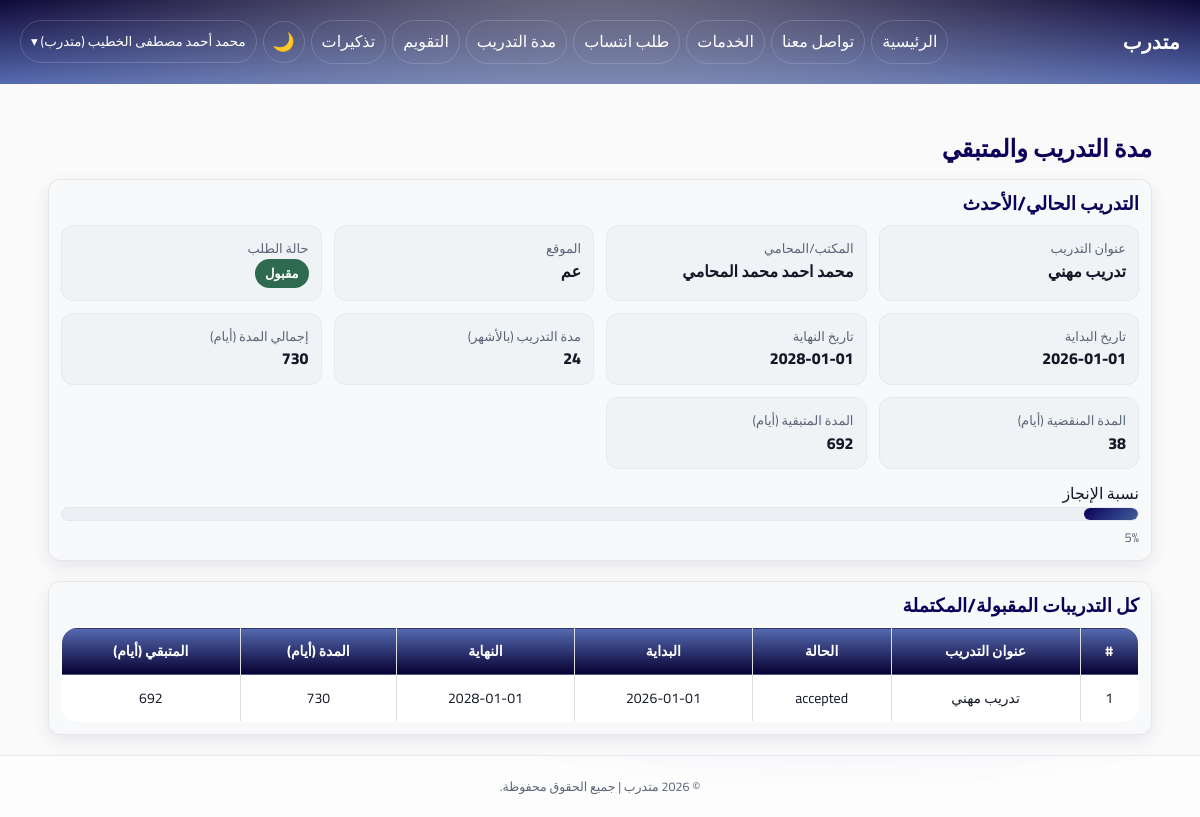
/trainee/training_progress.php (signed in), run on an earlier commit of the app's database.
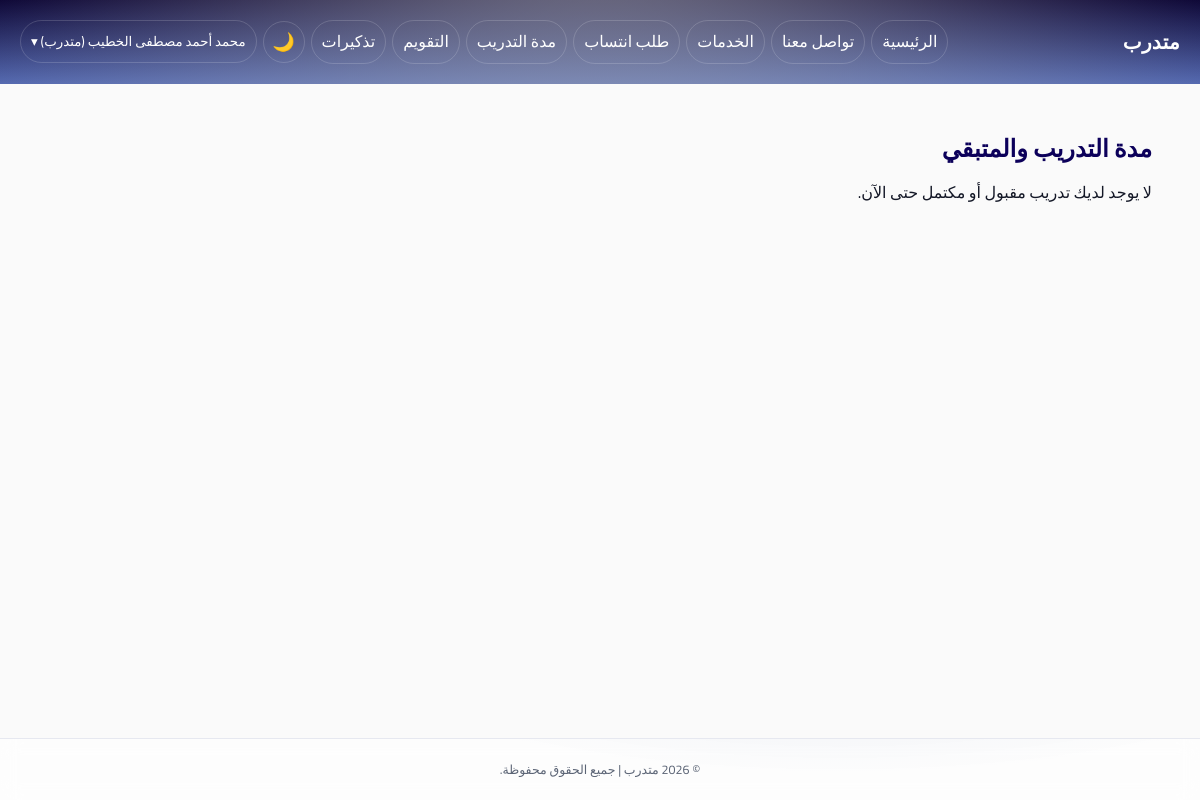
And on a later commit of the database.
### tables this page shows
CREATE TABLE `training_applications` (
  `application_id` int(11) NOT NULL,
  `trainee_id` int(11) NOT NULL,
  `training_id` int(11) NOT NULL,
  `status` enum('pending','accepted','rejected','completed') NOT NULL DEFAULT 'pending',
  `trainee_seen` tinyint(1) NOT NULL DEFAULT 0,
  `applied_at` datetime NOT NULL DEFAULT current_timestamp(),
  `reviewed_at` datetime DEFAULT NULL,
  `notes` text DEFAULT NULL,
  `syndicate_notified` tinyint(1) NOT NULL DEFAULT 0
);

CREATE TABLE `trainings` (
  `training_id` int(11) NOT NULL,
  `lawyer_id` int(11) NOT NULL,
  `title` varchar(200) NOT NULL,
  `description` text DEFAULT NULL,
  `duration_months` int(11) DEFAULT NULL,
  `location` varchar(255) DEFAULT NULL,
  `start_date` date DEFAULT NULL,
  `end_date` date DEFAULT NULL,
  `status` enum('open','closed') NOT NULL DEFAULT 'open',
  `seats` int(11) NOT NULL DEFAULT 1,
  `created_at` datetime NOT NULL DEFAULT current_timestamp(),
  `updated_at` datetime NOT NULL DEFAULT current_timestamp() ON UPDATE current_timestamp()
);

CREATE TABLE `lawyers` (
  `lawyer_id` int(11) NOT NULL,
  `user_id` int(11) NOT NULL,
  `syndicate_id` int(11) DEFAULT NULL,
  `office_address` varchar(255) DEFAULT NULL,
  `password` varchar(255) NOT NULL,
  `verified` tinyint(1) NOT NULL DEFAULT 0,
  `created_at` datetime NOT NULL DEFAULT current_timestamp(),
  `updated_at` datetime NOT NULL DEFAULT current_timestamp() ON UPDATE current_timestamp(),
  `full_name` varchar(200) DEFAULT NULL,
  `first_name` varchar(100) DEFAULT NULL,
  `father_name` varchar(100) DEFAULT NULL,
  `grandfather_name` varchar(100) DEFAULT NULL,
  `family_name` varchar(100) DEFAULT NULL,
  `national_id` varchar(30) DEFAULT NULL,
  `phone` varchar(30) DEFAULT NULL,
  `email` varchar(150) DEFAULT NULL,
  `home_address` varchar(255) DEFAULT NULL,
  `identity_front` varchar(255) DEFAULT NULL,
  `identity_back` varchar(255) DEFAULT NULL,
  `no_conviction_doc` varchar(255) DEFAULT NULL,
  `good_conduct_doc` varchar(255) DEFAULT NULL,
  `social_security` enum('نعم','لا') DEFAULT 'لا',
  `highschool_certificate` varchar(10) DEFAULT 'لا',
  `university_degree` varchar(10) DEFAULT 'لا',
  `social_security_number` varchar(100) DEFAULT NULL
);

### includes/theme_init.php (called while the page is built, shortened)
<?php
$theme = $_SESSION['site_theme'] ?? ($_COOKIE['site_theme'] ?? 'light');
$theme = ($theme === 'dark') ? 'dark' : 'light';
?>

### trainee/training_progress.php (the view, shortened to what the changed rows need)
<?php
require_once __DIR__ . '/../includes/theme_init.php';
require_once("../config/db.php");
$user_id = (int)$_SESSION['user_id'];
$stmtT = $pdo->prepare("SELECT trainee_id, is_archived FROM trainees WHERE user_id = ? LIMIT 1");
$stmtT->execute([$user_id]);
$trainee = $stmtT->fetch(PDO::FETCH_ASSOC);
$trainee_id = (int)$trainee['trainee_id'];
$stmt = $pdo->prepare("
    SELECT
        ta.application_id,
        ta.status AS app_status,
        ta.applied_at,
        ta.reviewed_at,
        t.training_id,
        t.title,
        t.description,
        t.duration_months,
        t.location,
        t.start_date,
        t.end_date,
        t.status AS training_status,
        lw.full_name AS lawyer_name
    FROM training_applications ta
    JOIN trainings t ON ta.training_id = t.training_id
    JOIN lawyers  lw ON t.lawyer_id = lw.lawyer_id
    WHERE ta.trainee_id = ?
      AND ta.status IN ('accepted','completed')
    ORDER BY
      CASE ta.status WHEN 'accepted' THEN 0 ELSE 1 END,
      COALESCE(t.start_date, DATE(ta.reviewed_at), DATE(ta.applied_at)) DESC
");
$stmt->execute([$trainee_id]);
$rows = $stmt->fetchAll(PDO::FETCH_ASSOC);
function safeDate(?string $d): ?DateTime {
    try { return new DateTime($d); } catch (Exception $e) { return null; }
}
function computeDates(array $r): array {
    $start = safeDate($r['start_date']);
    $end = safeDate($r['end_date']);
    return [$start, $end];
}
function diffDays(?DateTime $a, ?DateTime $b): ?int {
    $diff = $a->diff($b);
    return (int)$diff->format('%r%a');
}
$today = new DateTime('today');
?>
<?php include("../includes/header.php"); ?>
<!DOCTYPE html>
<html lang="ar" dir="rtl">
<head>
<link rel="stylesheet" href="../assets/css/style.css">
</head>
<body data-theme="<?= htmlspecialchars($theme) ?>">
<div class="container">
    <h2>مدة التدريب والمتبقي</h2>
    <?php if (empty($rows)): ?>
        <p>لا يوجد لديك تدريب مقبول أو مكتمل حتى الآن.</p>
    <?php else: ?>
        <?php
        $current = $rows[0];
        [$start, $end] = computeDates($current);
        $totalDays   = ($start && $end) ? abs(diffDays($start, $end)) : null;
        $elapsedDays = ($start) ? max(0, abs(diffDays($start, $today))) : null;
        $remainingDays = ($end) ? max(0, diffDays($today, $end)) : null;
        $percent = 0;
        if ($totalDays && $totalDays > 0 && $elapsedDays !== null) {
            $percent = (int)round(min(100, max(0, ($elapsedDays / $totalDays) * 100)));
        }
        $statusBadge = ($current['app_status'] === 'accepted')
            ? '<span class="badge badge-accepted">مقبول</span>'
            : '<span class="badge badge-completed">مكتمل</span>';
        ?>
        <div class="card">
            <h3>التدريب الحالي/الأحدث</h3>
            <div class="grid">
                <div class="item">
                    <div class="label">عنوان التدريب</div>
                    <div class="value"><?= htmlspecialchars($current['title']) ?></div>
                </div>
                <div class="item">
                    <div class="label">المكتب/المحامي</div>
                    <div class="value"><?= htmlspecialchars($current['lawyer_name'] ?? '-') ?></div>
                </div>
                <div class="item">
                    <div class="label">الموقع</div>
                    <div class="value"><?= htmlspecialchars($current['location'] ?? '-') ?></div>
                </div>
                <div class="item">
                    <div class="label">حالة الطلب</div>
                    <div class="value"><?= $statusBadge ?></div>
                </div>
                <div class="item">
                    <div class="label">تاريخ البداية</div>
                    <div class="value"><?= $start ? htmlspecialchars($start->format('Y-m-d')) : '-' ?></div>
                </div>
                <div class="item">
                    <div class="label">تاريخ النهاية</div>
                    <div class="value"><?= $end ? htmlspecialchars($end->format('Y-m-d')) : '-' ?></div>
                </div>
                <div class="item">
                    <div class="label">مدة التدريب (بالأشهر)</div>
                    <div class="value"><?= htmlspecialchars($current['duration_months'] ?? '-') ?></div>
                </div>
                <div class="item">
                    <div class="label">إجمالي المدة (أيام)</div>
                    <div class="value"><?= $totalDays !== null ? (int)$totalDays : '-' ?></div>
                </div>
                <div class="item">
                    <div class="label">المدة المنقضية (أيام)</div>
                    <div class="value"><?= $elapsedDays !== null ? (int)$elapsedDays : '-' ?></div>
                </div>
                <div class="item">
                    <div class="label">المدة المتبقية (أيام)</div>
                    <div class="value"><?= $remainingDays !== null ? (int)$remainingDays : '-' ?></div>
                </div>
            </div>
            <div style="margin-top:12px;">
                <div class="label">نسبة الإنجاز</div>
                <div class="progress-wrap">
                    <div class="progress-bar" style="width: <?= (int)$percent ?>%;"></div>
                </div>
                <div class="note">
                    <?= (int)$percent ?>%
                </div>
            </div>
        </div>
        <div class="card">
            <h3>كل التدريبات المقبولة/المكتملة</h3>
            <table>
                <thead>
                    <tr>
                        <th>#</th>
                        <th>عنوان التدريب</th>
                        <th>الحالة</th>
                        <th>البداية</th>
                        <th>النهاية</th>
                        <th>المدة (أيام)</th>
                        <th>المتبقي (أيام)</th>
                    </tr>
                </thead>
                <tbody>
                <?php foreach ($rows as $i => $r): ?>
                    <?php
                    [$s, $e] = computeDates($r);
                    $tot = ($s && $e) ? abs(diffDays($s, $e)) : null;
                    $rem = ($e) ? max(0, diffDays($today, $e)) : null;
                    ?>
                    <tr>
                        <td><?= $i + 1 ?></td>
                        <td><?= htmlspecialchars($r['title']) ?></td>
                        <td><?= htmlspecialchars($r['app_status']) ?></td>
                        <td><?= $s ? htmlspecialchars($s->format('Y-m-d')) : '-' ?></td>
                        <td><?= $e ? htmlspecialchars($e->format('Y-m-d')) : '-' ?></td>
                        <td><?= $tot !== null ? (int)$tot : '-' ?></td>
                        <td><?= $rem !== null ? (int)$rem : '-' ?></td>
                    </tr>
                <?php endforeach; ?>
                </tbody>
            </table>
        </div>
    <?php endif; ?>
</div>
</body>
</html>

What changed in the data, as far as the page shows it:
removed training_applications: training.title "تدريب مهني", lawyers.full_name "محمد احمد محمد المحامي", training.location "عم", training.duration_months "24", status "accepted", format "2026-01-01", format "2028-01-01", tot "730", rem "692"
Also different on the page:
$start->format('Y-m-d'): "2026-01-01" → (not shown)
$end->format('Y-m-d'): "2028-01-01" → (not shown)
$totalDays: "730" → (not shown)
$elapsedDays: "38" → (not shown)
$remainingDays: "692" → (not shown)
$percent: "5" → (not shown)
text no longer shown: "التدريب الحالي/الأحدث عنوان التدريب المكتب/المحامي الموقع حالة الطلب مقبول تاريخ البداية تاريخ النهاية مدة التدريب (بالأشهر) إجمالي المدة (أيام) المدة المنقضية (أيام) المدة المتبقية (أيام) نسبة الإنجاز % كل التدريبات المقبولة/المكتملة # عنوان التدريب الحالة البداية النهاية المدة (أيام) المتبقي (أيام)"
text now shown: "لا يوجد لديك تدريب مقبول أو مكتمل حتى الآن."
